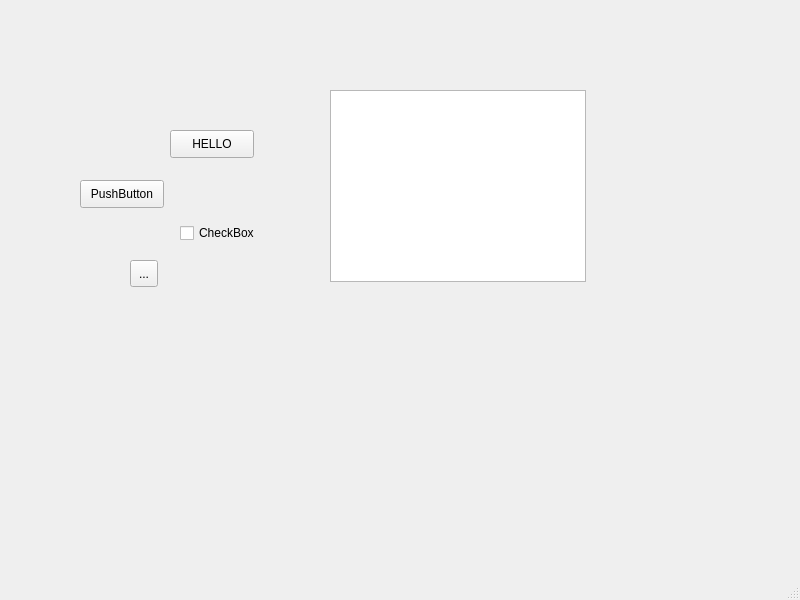
<?xml version="1.0" encoding="UTF-8"?>
<ui version="4.0">
 <class>MainWindow</class>
 <widget class="QMainWindow" name="MainWindow">
  <property name="geometry">
   <rect>
    <x>0</x>
    <y>0</y>
    <width>800</width>
    <height>600</height>
   </rect>
  </property>
  <property name="windowTitle">
   <string>MainWindow</string>
  </property>
  <widget class="QWidget" name="centralwidget">
   <widget class="QPushButton" name="pushButton">
    <property name="geometry">
     <rect>
      <x>170</x>
      <y>130</y>
      <width>84</width>
      <height>28</height>
     </rect>
    </property>
    <property name="text">
     <string>HELLO</string>
    </property>
   </widget>
   <widget class="QListView" name="listView">
    <property name="geometry">
     <rect>
      <x>330</x>
      <y>90</y>
      <width>256</width>
      <height>192</height>
     </rect>
    </property>
   </widget>
   <widget class="QPushButton" name="pushButton_2">
    <property name="geometry">
     <rect>
      <x>80</x>
      <y>180</y>
      <width>84</width>
      <height>28</height>
     </rect>
    </property>
    <property name="text">
     <string>PushButton</string>
    </property>
   </widget>
   <widget class="QToolButton" name="toolButton">
    <property name="geometry">
     <rect>
      <x>130</x>
      <y>260</y>
      <width>28</width>
      <height>27</height>
     </rect>
    </property>
    <property name="text">
     <string>...</string>
    </property>
   </widget>
   <widget class="QCheckBox" name="checkBox">
    <property name="geometry">
     <rect>
      <x>180</x>
      <y>220</y>
      <width>91</width>
      <height>26</height>
     </rect>
    </property>
    <property name="text">
     <string>CheckBox</string>
    </property>
   </widget>
   <widget class="QWidget" name="gridLayoutWidget">
    <property name="geometry">
     <rect>
      <x>30</x>
      <y>10</y>
      <width>160</width>
      <height>80</height>
     </rect>
    </property>
    <layout class="QGridLayout" name="gridLayout"/>
   </widget>
  </widget>
  <widget class="QMenuBar" name="menubar">
   <property name="geometry">
    <rect>
     <x>0</x>
     <y>0</y>
     <width>800</width>
     <height>25</height>
    </rect>
   </property>
  </widget>
  <widget class="QStatusBar" name="statusbar"/>
 </widget>
 <resources/>
 <connections/>
</ui>
